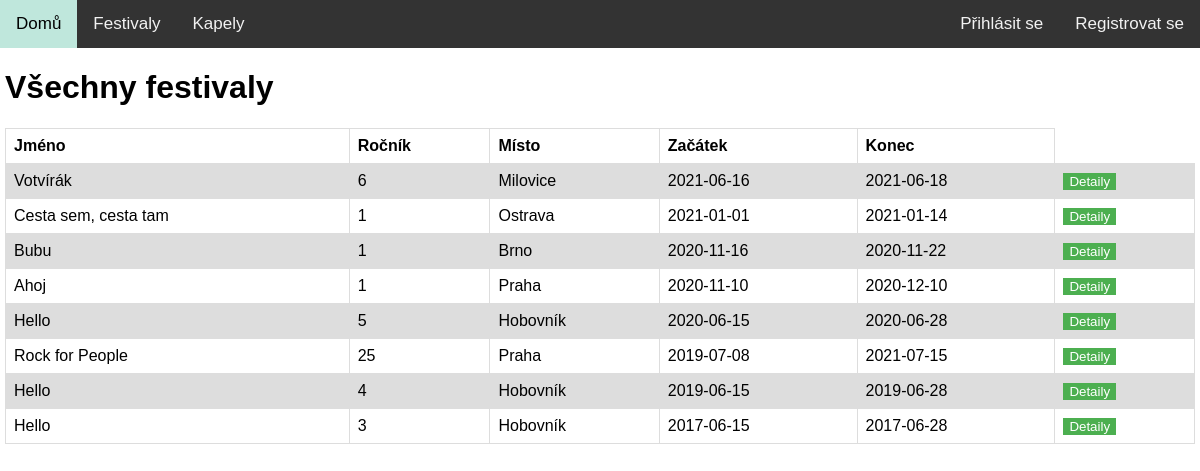
/festivals.php, run on the app's committed database.
### tables this page shows
CREATE TABLE IF NOT EXISTS `Festival` (
  `id` int(1) NOT NULL AUTO_INCREMENT,
  `nazev` varchar(30) NOT NULL,
  `rocnik` int(1) NOT NULL,
  `misto_konani` varchar(30) NOT NULL,
  `datum_od` date NOT NULL,
  `datum_do` date NOT NULL,
  `vstupne_standard` int(1) NOT NULL,
  `vstupne_vip` int(1) NOT NULL,
  `zaplneno` int(1) NOT NULL,
  `kapacita` int(1) NOT NULL,
  `popis` text NOT NULL,
  PRIMARY KEY (`id`),
  UNIQUE KEY `nazev_rocnik` (`nazev`,`rocnik`)
);

### web/functions.php (the view, shortened to what this page needs)
<?php
function print_header($title)
{
?>
<!DOCTYPE html>
<html lang="cs">
<head>
</head>
<body>
    <nav class="topnav">
        <span style="float:left">
            <a href="index.php">Domů</a>
            <a href="festivals.php">Festivaly</a>
            <a href="bands.php">Kapely</a>
        </span>
        <span style="float:right">
            <?php
            if (isset($_SESSION['user']))
                echo '<span class="user">Uživatel: <b>', $_SESSION['user'], '</b></span>
                <a href="edit.php">Upravit profil</a>
                <a href="tickets.php">Moje rezervace</a>
                <a href="logout.php">Odhlásit se</a>';
            else
                echo '<a href="login.php">Přihlásit se</a>
                <a href="register.php">Registrovat se</a>';
            ?>
        </span>
        <br clear: both>
    </nav>
    <div class="main_body">
<?php
}
function print_footer()
{
?>
    </div>
</body>
</html>
<?php
}
function print_table($header, $columns, $table, $rows=null, $details=null, $edit=null, $delete=null)
{
    echo "<table>\n";
    echo "<tr>";
    foreach ($header as $column)
        echo "<th>${column}</th>";
    echo "</tr>\n";
    while ($row = $rows->fetch())
    {
        echo "<tr>";
        foreach ($columns as $column)
            echo '<td>', $row[$column], '</td>';
        if ($details !== null)
            echo '<td><a href="', $details, '?details=', $row['id'], '"><button class="button button1">Detaily</button></a></td>';
        echo "</tr>\n";
    }
    echo "</table>\n";
}

### web/functions.php (style rules this page uses)
body { margin: 0; font-family: Arial, Helvetica, sans-serif; }
.topnav { overflow: hidden; background-color: #333; }
.main_body { padding: 0px 5px; }
.topnav a, .user { float: left; color: #f2f2f2; text-align: center; padding: 14px 16px; text-decoration: none; font-size: 17px; }
table { font-family: arial, sans-serif; border-collapse: collapse; width: 100%; }
td, th { border: 1px solid #dddddd; text-align: left; padding: 8px; }
tr:nth-child(even) { background-color: #dddddd; }
.button { border: none; color: white; text-align: center; display: inline-block; }
.button1 { background-color: #4CAF50; }

### data on the page
festival: nazev "Votvírák", rocnik "6", misto_konani "Milovice", datum_od "2021-06-16", datum_do "2021-06-18"
festival: nazev "Cesta sem, cesta tam", rocnik "1", misto_konani "Ostrava", datum_od "2021-01-01", datum_do "2021-01-14"
festival: nazev "Bubu", rocnik "1", misto_konani "Brno", datum_od "2020-11-16", datum_do "2020-11-22"
festival: nazev "Ahoj", rocnik "1", misto_konani "Praha", datum_od "2020-11-10", datum_do "2020-12-10"
festival: nazev "Hello", rocnik "5", misto_konani "Hobovník", datum_od "2020-06-15", datum_do "2020-06-28"
festival: nazev "Rock for People", rocnik "25", misto_konani "Praha", datum_od "2019-07-08", datum_do "2021-07-15"
festival: nazev "Hello", rocnik "4", misto_konani "Hobovník", datum_od "2019-06-15", datum_do "2019-06-28"
festival: nazev "Hello", rocnik "3", misto_konani "Hobovník", datum_od "2017-06-15", datum_do "2017-06-28"

### other printed values
column "Jméno"
column "Ročník"
column "Místo"
column "Začátek"
column "Konec"
